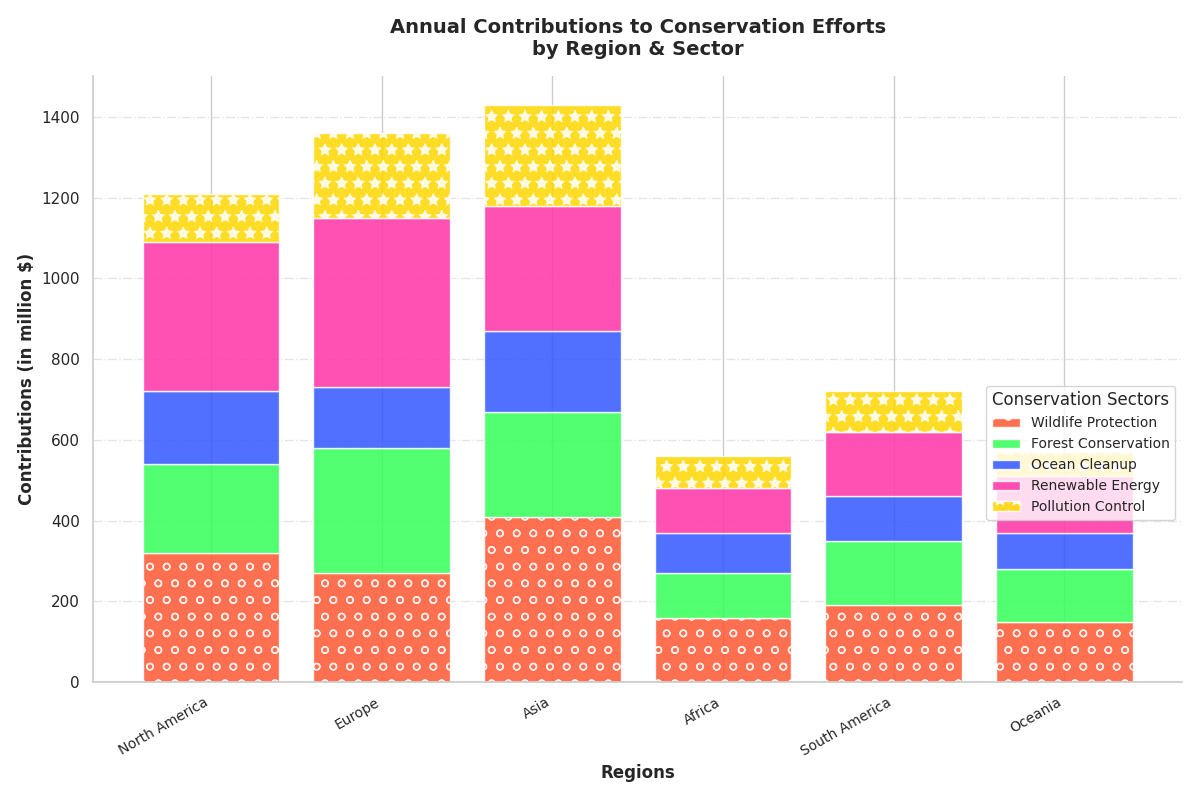

Here is the Python script that generated this plot:
import matplotlib.pyplot as plt
import numpy as np

# Expanded regions and sectors
regions = ['North America', 'Europe', 'Asia', 'Africa', 'South America', 'Oceania']
sectors = ['Wildlife Protection', 'Forest Conservation', 'Ocean Cleanup', 'Renewable Energy', 'Pollution Control']

# Additional contributions data for the new sector and region
contributions = np.array([
    [320, 220, 180, 370, 120],
    [270, 310, 150, 420, 210],
    [410, 260, 200, 310, 250],
    [160, 110, 100, 110, 80],
    [190, 160, 110, 160, 100],
    [150, 130, 90, 140, 60]
])

fig, ax = plt.subplots(figsize=(12, 8))

# Updated color palette for the new sector
colors = ['#FF5733', '#33FF57', '#3357FF', '#FF33A6', '#FFD700']

bottom = np.zeros(len(regions))
marker_styles = ['o', '^', 's', 'D', '*']
for i, sector in enumerate(sectors):
    ax.bar(regions, contributions[:, i], label=sector, color=colors[i], alpha=0.85, bottom=bottom, hatch=marker_styles[i])
    bottom += contributions[:, i]

ax.set_ylabel('Contributions (in million $)', fontsize=12, fontweight='bold')
ax.set_xlabel('Regions', fontsize=12, fontweight='bold')
ax.set_title('Annual Contributions to Conservation Efforts\nby Region & Sector', fontsize=14, fontweight='bold', pad=15)

ax.legend(title='Conservation Sectors', loc='upper right', bbox_to_anchor=(1, 0.5), fontsize=10)

ax.set_xticks(np.arange(len(regions)))
ax.set_xticklabels(regions, rotation=30, ha='right', fontsize=10)

ax.yaxis.grid(True, linestyle='-.', alpha=0.5)

ax.spines['top'].set_visible(False)
ax.spines['right'].set_visible(False)

plt.tight_layout()
plt.show()
